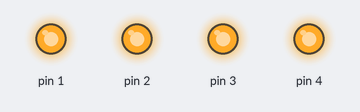
Bench run of a sketch on a simulated Arduino Uno, built with avr-gcc and run on an emulated ATmega328P. Shown: output pins drawn as LEDs (lit = HIGH).

Above: at 0.1 s.
Timing chart, 0 to 1.6 s (numbered marks = the images above):
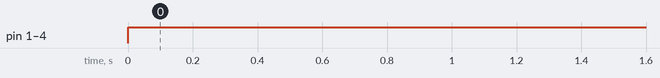

Measured:
- by itself, pin 1–4: LOW → HIGH at 0.00 s

The sketch:

sketch_nov20b.ino
```cpp
void setup() {
  // initialize digital pin LED_BUILTIN as an output.

pinMode(1, OUTPUT);
pinMode(2, OUTPUT);
pinMode(3, OUTPUT);
pinMode(4, OUTPUT);

}

// the loop function runs over and over again forever
void loop() {
  digitalWrite(1, HIGH);
  digitalWrite(2, HIGH);
  digitalWrite(3, HIGH);
  digitalWrite(4, HIGH);

}
```
